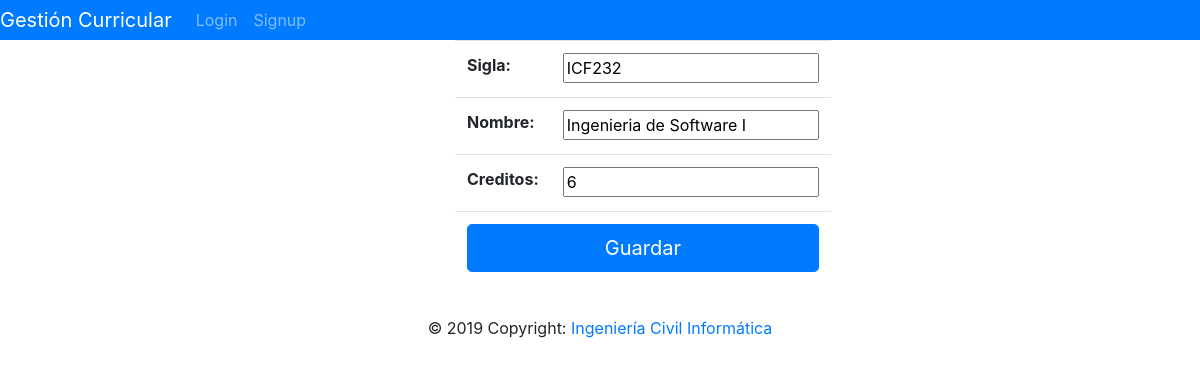
Page /curso/6/update/ on the committed database.
### cursos/models.py (models this page shows, shortened)
class Curso(models.Model):
		sigla=models.CharField(max_length=6)
		nombre=models.CharField(max_length=60)
		creditos=models.IntegerField()
		nrc=models.IntegerField(null=True)
		cursos=models.Manager()

### cursos/views.py (the view)
# urls.py: url(r'^curso/(?P<pk>\d+)/update/$', views.CursoUpdate.as_view(success_url='/cursos/'),name='curso_update'),
class CursoUpdate(UpdateView):
	model = Curso
	template_name='./curso_form.html'
	fields=['sigla','nombre','creditos','NRC']

### cursos/templates/curso_form.html (shortened to what this page needs)
{% extends 'base.html' %}
{% block content %}
<div class="container" style="width: 20rem;">
	<form action="" method="post">
		<table class="table table-boderless">
			{{ form.as_table }}
			<tr>
				<td colspan="2">
					<button type="submit" class="btn btn-lg btn-primary btn-block">Guardar</button>
				</td>
			</tr>
		</table>
	</form>
</div>
{% endblock %}

### rows in the picture
Curso: sigla "ICF232", nombre "Ingenieria de Software I", creditos "6"
